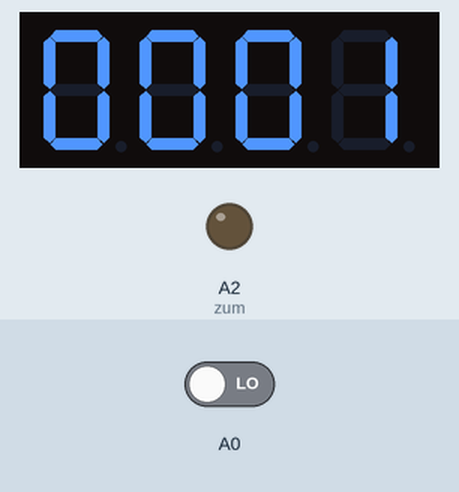
This sketch was run on a simulated Arduino Uno, built with avr-gcc and run on an emulated ATmega328P. Shown: 4-digit seven-segment display, output pins drawn as LEDs (lit = HIGH). Wiring (inferred from the names in the program): 4-digit 7-segment display, segments lit when HIGH: segments pin 6, pin 7, pin 8, pin 9, pin 10, pin 11, pin 12, pin 13; digit selects pin 2, pin 3, pin 4, pin 5. The test bench sets the inputs (shaded band); at power-on: A0 LOW. The segment pins are drawn as the display they are named for; pins used as bus, display or sensor lines are not drawn.

Above: at 1.2 s.
1.3 s: A0 driven HIGH
At 2.2 s:
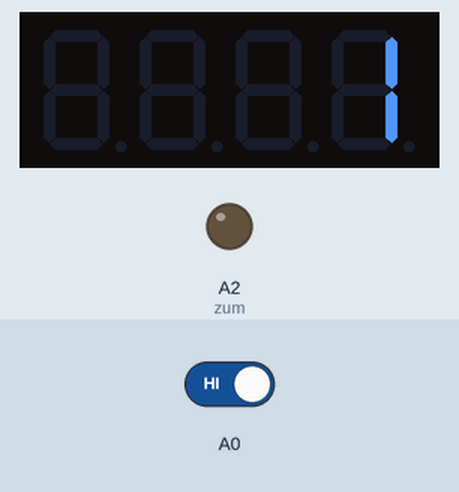
2.9 s: A0 driven LOW
At 5.6 s:
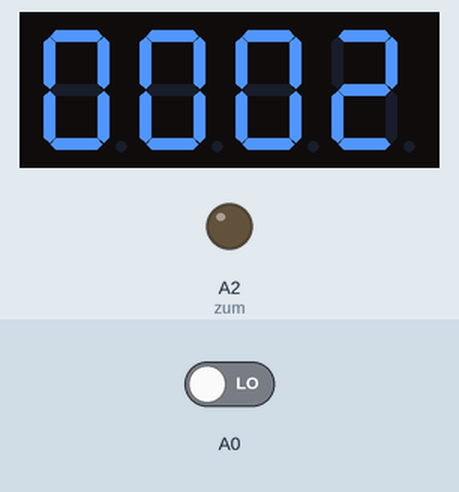
5.9 s: A0 driven HIGH
At 7.4 s:
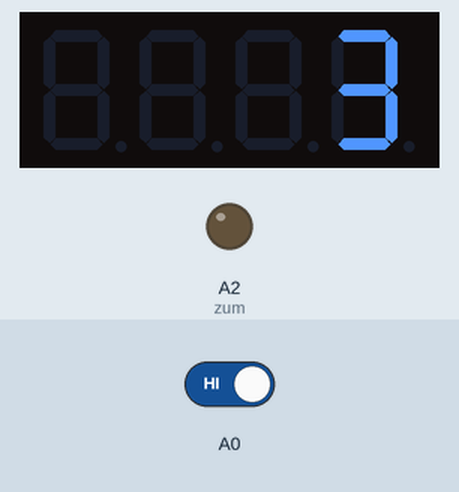
Timing chart, 0 to 8.9 s (numbered marks = the images above; inputs shaded):
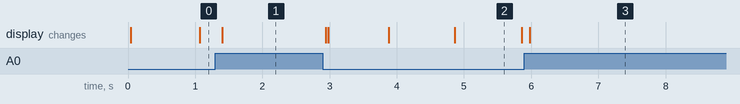

The sketch:

chasi3.ino
```cpp
#include "TimerOne.h"
#define d1 2
#define d2 3
#define d3 4
#define d4 5
#define a 6
#define b 7
#define c 8
#define d 9
#define e 10
#define f 11
#define g 12
#define DP 13
#define kn1 A0//кнопка выбора объекта //кнопка изменения времени
#define kn2 A1//кнопка выбора значения //кнопка запуска будильника
#define zum A2//пищалка

#include <GyverButton.h>
GButton butt1(kn1);//кнопка выбора объекта //кнопка изменения времени
GButton butt2(kn2);//кнопка выбора значения //кнопка запуска будильника

unsigned long timing;//моргание точек(для millis)
unsigned long timing2;//моргание точек(для millis)
//int x = 500;//моргание точек(для millis)
int h1;//часы левый символ(1)
int h2;//часы второй символ(2)
int m1;//минуты первый символ(3)
int m2;//минуты второй символ(4)
int y = 4;//задержка после case
int y1 = 100;//задержка для заставки
bool z;
int x1;
int x2;
long n = 0;
int x = 100;
int count = 0;

void setup() {
  pinMode(d1, OUTPUT);
  pinMode(d2, OUTPUT);
  pinMode(d3, OUTPUT);
  pinMode(d4, OUTPUT);
  pinMode(a, OUTPUT);
  pinMode(b, OUTPUT);
  pinMode(c, OUTPUT);
  pinMode(d, OUTPUT);
  pinMode(e, OUTPUT);
  pinMode(f, OUTPUT);
  pinMode(g, OUTPUT);
  pinMode(DP, OUTPUT);
  pinMode(zum, OUTPUT);//пищалка
  Serial.begin(9600);
  Timer1.initialize(100000);
  Timer1.attachInterrupt( add );
}


/*void loop() {
   digitalWrite(d1, LOW); // включаем первый разряд
   digitalWrite(d4, HIGH);
   delay(200);
   digitalWrite(d2, LOW); // включаем второй разряд
   digitalWrite(d1, HIGH);
   delay(200);
   digitalWrite(d3, LOW); // включаем третий разряд
   digitalWrite(d2, HIGH);
   delay(200);
   digitalWrite(d4, LOW); // включаем четвертый разряд
   digitalWrite(d3, HIGH);
   delay(200);
}*/
void loop() {
  while (digitalRead(A0) == LOW) {
    clearLEDs();
    pickDigit(0); // включаем первую цифру (тысячи)
    pickNumber((n / 1000));
    delay(5);

    clearLEDs();
    pickDigit(1); // включаем вторую цифру (сотни)
    pickNumber((n % 1000) / 100);
    delay(5);

    clearLEDs();
    pickDigit(2); // включаем третью цифру (десятки)
    pickNumber(n % 100 / 10);
    delay(5);

    clearLEDs();
    pickDigit(3); // включаем четвертую цифру (единицы)
    pickNumber(n % 10);
    delay(5);
  }
  if (digitalRead(A0) == HIGH) { n = 0; count = 0; }
}

// определение разряда
void pickDigit(int x) {
  digitalWrite(d1, HIGH);
  digitalWrite(d2, HIGH);
  digitalWrite(d3, HIGH);
  digitalWrite(d4, HIGH);
  switch (x) {
    case 0: digitalWrite(d1, LOW);  break;
    case 1: digitalWrite(d2, LOW);  break;
    case 2: digitalWrite(d3, LOW);  break;
    default: digitalWrite(d4, LOW); break;
  }
}

// определение символа (цифры)
void pickNumber(int x) {
  switch (x) {
    default: zero();   break;
    case 1: one();     break;
    case 2: two();     break;
    case 3: three();  break;
    case 4: four();    break;
    case 5: five();     break;
    case 6: six();       break;
    case 7: seven(); break;
    case 8: eight();  break;
    case 9: nine();   break;
  }
}

// очистка индикатора
void clearLEDs() {
  digitalWrite(a, LOW);
  digitalWrite(b, LOW);
  digitalWrite(c, LOW);
  digitalWrite(d, LOW);
  digitalWrite(e, LOW);
  digitalWrite(f, LOW);
  digitalWrite(g, LOW);
}

void zero() {
  digitalWrite(a, HIGH);
  digitalWrite(b, HIGH);
  digitalWrite(c, HIGH);
  digitalWrite(d, HIGH);
  digitalWrite(e, HIGH);
  digitalWrite(f, HIGH);
  digitalWrite(g, LOW);
}

void one() {
  digitalWrite(a, LOW);
  digitalWrite(b, HIGH);
  digitalWrite(c, HIGH);
  digitalWrite(d, LOW);
  digitalWrite(e, LOW);
  digitalWrite(f, LOW);
  digitalWrite(g, LOW);
}

void two() {
  digitalWrite(a, HIGH);
  digitalWrite(b, HIGH);
  digitalWrite(c, LOW);
  digitalWrite(d, HIGH);
  digitalWrite(e, HIGH);
  digitalWrite(f, LOW);
  digitalWrite(g, HIGH);
}

void three() {
  digitalWrite(a, HIGH);
  digitalWrite(b, HIGH);
  digitalWrite(c, HIGH);
  digitalWrite(d, HIGH);
  digitalWrite(e, LOW);
  digitalWrite(f, LOW);
  digitalWrite(g, HIGH);
}

void four() {
  digitalWrite(a, LOW);
  digitalWrite(b, HIGH);
  digitalWrite(c, HIGH);
  digitalWrite(d, LOW);
  digitalWrite(e, LOW);
  digitalWrite(f, HIGH);
  digitalWrite(g, HIGH);
}

void five() {
  digitalWrite(a, HIGH);
  digitalWrite(b, LOW);
  digitalWrite(c, HIGH);
  digitalWrite(d, HIGH);
  digitalWrite(e, LOW);
  digitalWrite(f, HIGH);
  digitalWrite(g, HIGH);
}

void six() {
  digitalWrite(a, HIGH);
  digitalWrite(b, LOW);
  digitalWrite(c, HIGH);
  digitalWrite(d, HIGH);
  digitalWrite(e, HIGH);
  digitalWrite(f, HIGH);
  digitalWrite(g, HIGH);
}

void seven() {
  digitalWrite(a, HIGH);
  digitalWrite(b, HIGH);
  digitalWrite(c, HIGH);
  digitalWrite(d, LOW);
  digitalWrite(e, LOW);
  digitalWrite(f, LOW);
  digitalWrite(g, LOW);
}

void eight() {
  digitalWrite(a, HIGH);
  digitalWrite(b, HIGH);
  digitalWrite(c, HIGH);
  digitalWrite(d, HIGH);
  digitalWrite(e, HIGH);
  digitalWrite(f, HIGH);
  digitalWrite(g, HIGH);
}

void nine() {
  digitalWrite(a, HIGH);
  digitalWrite(b, HIGH);
  digitalWrite(c, HIGH);
  digitalWrite(d, HIGH);
  digitalWrite(e, LOW);
  digitalWrite(f, HIGH);
  digitalWrite(g, HIGH);
}

void add() {
  count ++;
  if (count == 10) {
    count = 0;  n++;
    if (n == 10000) { n = 0; }
  }
}
```

Measured:
- after the input at 1.3 s, the display: changes after 0.10 s (image 1)
- after the input at 2.9 s, the display: first changes at once (image 2 shows a later state)
- what the display in image 2 shows lasts 1.0 s, from 4.9 s to 5.9 s
